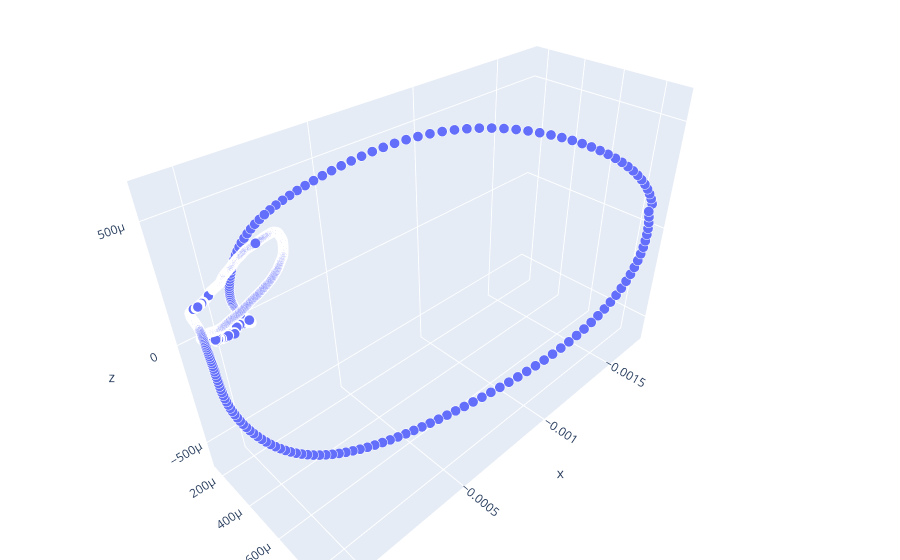

Notebook code cell kept with this figure:
### Code cell
input_data = {}
input_data["data_edf"] = 'Data_VECG/ECG_1.edf'
input_data["n_term_start"] = 5
input_data["n_term_finish"] = None
input_data["filt"] = True
input_data["f_sreza"] = 0.7
input_data["f_sampling"] = 2000
input_data["show_ecg"] = True
input_data["plot_3d"] = True
input_data["qrs_loop_area"] = True
input_data["t_loop_area"] = True
input_data["count_qrst_angle"] = True
input_data["mean_filter"] = True
input_data["predict"] = True
input_data["plot_projections"] = True
res = get_VECG(input_data)

### Figure 1 — Plotly figure (JSON) as saved in the notebook; plotly's stock layout.template omitted (floating-point values rounded to 4 significant figures; data arrays with more than 128 entries replaced by an {"elided": "..."} marker saying what was removed)
{"data": [{"hovertemplate": "x=%{x}<br>y=%{y}<br>z=%{z}<br>size=%{marker.size}<extra></extra>", "legendgroup": "", "marker": {"color": "#636efa", "opacity": 1, "size": {"elided": "2039 int values"}, "sizemode": "area", "sizeref": 1, "symbol": "circle"}, "mode": "markers", "name": "", "scene": "scene", "showlegend": false, "type": "scatter3d", "x": {"elided": "2039 float values"}, "y": {"elided": "2039 float values"}, "z": {"elided": "2039 float values"}}], "layout": {"legend": {"itemsizing": "constant", "tracegroupgap": 0}, "margin": {"b": 0, "l": 0, "r": 0, "t": 0}, "scene": {"domain": {"x": [0, 1], "y": [0, 1]}, "xaxis": {"title": {"text": "x"}}, "yaxis": {"title": {"text": "y"}}, "zaxis": {"title": {"text": "z"}}}}}
